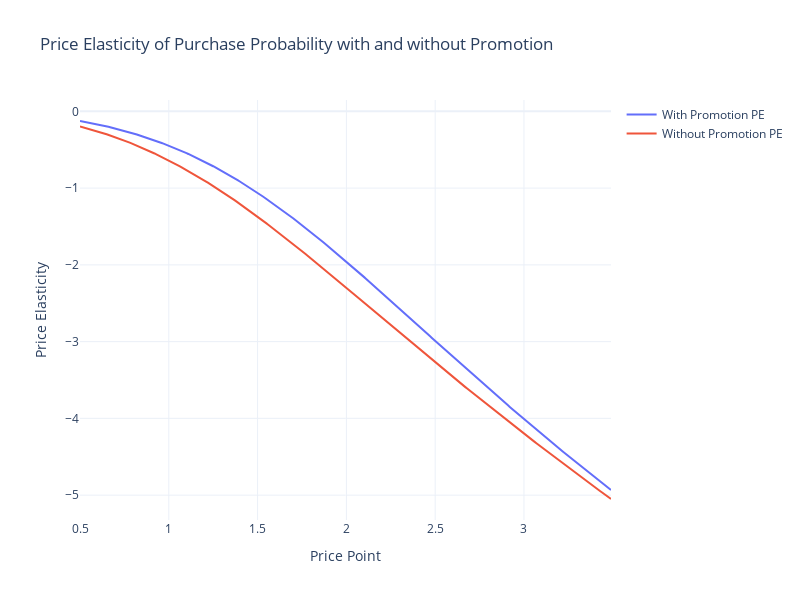

Notebook source saved alongside this figure:
### Code cell
fig = go.Figure()
fig.add_trace(go.Scatter(x=df_price_elasticities.price_point, y=df_price_elasticities.Elasticity_with_Promotion,
                    mode='lines',
                    name='With Promotion PE'))
fig.add_trace(go.Scatter(x=df_price_elasticities.price_point, y=df_price_elasticities.Elasticity_without_Promotion,
                    mode='lines',
                    name='Without Promotion PE'))

fig.update_yaxes(dtick=1)
fig.update_layout(height=600, width=800, 
                  title='Price Elasticity of Purchase Probability with and without Promotion',
                  template='plotly_white')
fig.update_xaxes(title='Price Point')
fig.update_yaxes(title='Price Elasticity')
fig.show()

### Figure 1 — Plotly figure (JSON) as saved in the notebook; plotly's stock layout.template omitted (floating-point values rounded to 4 significant figures; data arrays with more than 128 entries replaced by an {"elided": "..."} marker saying what was removed)
{"data": [{"mode": "lines", "name": "With Promotion PE", "type": "scatter", "x": {"elided": "300 float values"}, "y": {"elided": "300 float values"}}, {"mode": "lines", "name": "Without Promotion PE", "type": "scatter", "x": {"elided": "300 float values"}, "y": {"elided": "300 float values"}}], "layout": {"height": 600, "title": {"text": "Price Elasticity of Purchase Probability with and without Promotion"}, "width": 800, "xaxis": {"title": {"text": "Price Point"}}, "yaxis": {"dtick": 1, "title": {"text": "Price Elasticity"}}}}
